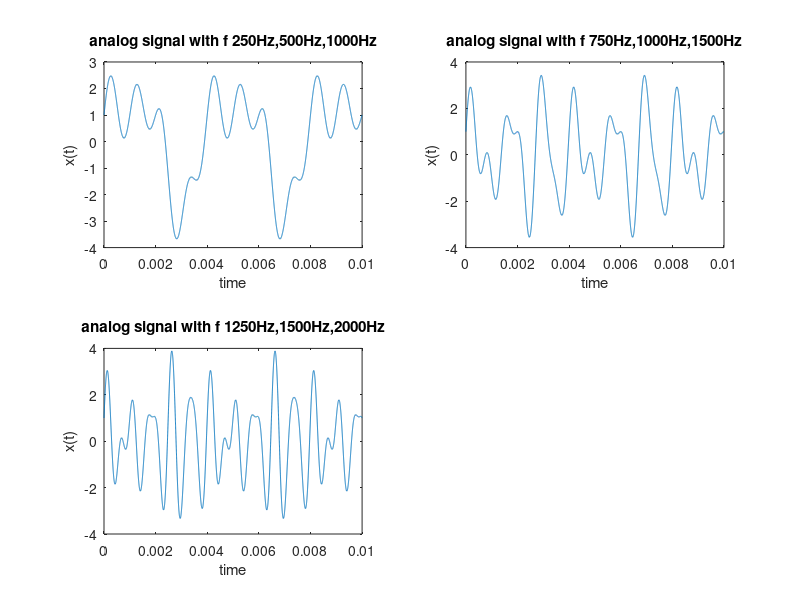
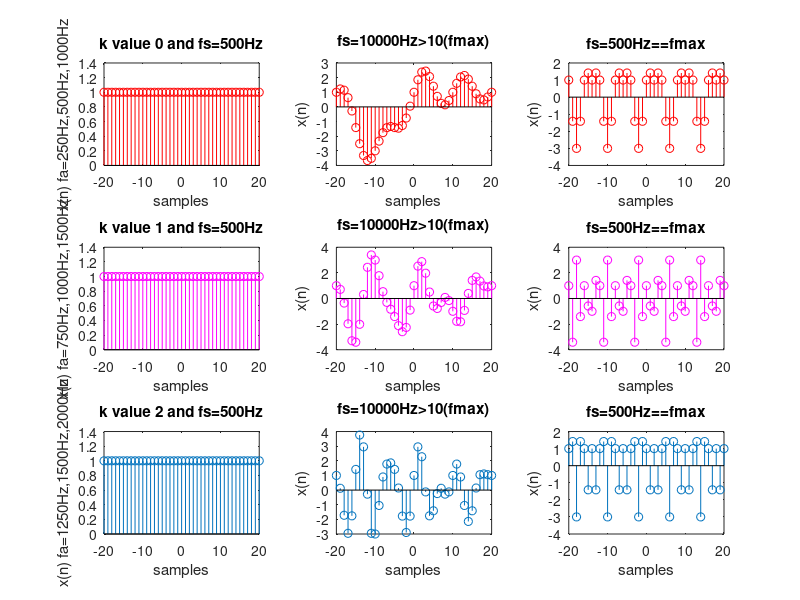

The MATLAB source for these figures, in order:
clc;clear all;close all;

t=0:0.000001:0.0100;
a11=2.*sin(2*pi*t*250);
a12=cos(2*pi*t*500);
a13=sin(2*pi*t*1000);
a=a11+a12+a13;
figure(1)
subplot(2,2,1);
plot(t,a);
xlabel('time');
ylabel('x(t)');
title('analog signal with f 250Hz,500Hz,1000Hz');

b11=2.*sin(2*pi*t*750);
b12=cos(2*pi*t*1000);
b13=sin(2*pi*t*1500);
b=b11+b12+b13;
figure(1)
subplot(2,2,2);
plot(t,b);
xlabel('time');
ylabel('x(t)');
title('analog signal with f 750Hz,1000Hz,1500Hz');

c11=2.*sin(2*pi*t*1250);
c12=cos(2*pi*t*1500);
c13=sin(2*pi*t*2000);
c=c11+c12+c13;
figure(1)
subplot(2,2,3);
plot(t,c);
xlabel('time');
ylabel('x(t)');
title('analog signal with f 1250Hz,1500Hz,2000Hz');



Fs=500;%sampling frequency 500Hz
n=-20:20;
y11=2.*sin(2*pi*n*250/500);%f=fa+kfs =>250+0(500)=250Hz
y12=cos(2*pi*n*500/500);%f=fa+kfs =>500+0(500)=500Hz
y13=sin(2*pi*n*1000/500);%f=fa+kfs =>1000+0(500)=1000Hz
y=y11+y12+y13;
figure(2)
subplot(3,3,1);
stem(n,y,'r');
xlabel('samples');
ylabel('x(n) fa=250Hz,500Hz,1000Hz');
title('k value 0 and fs=500Hz');

z11=2.*sin(2*pi*750*n/500);%f=fa+kfs =>250+1(500)=750Hz
z12=cos(2*pi*1000*n/500);%f=fa+kfs =>500+1(500)=1000Hz
z13=sin(2*pi*1500*n/500);%f=fa+kfs =>1000+1(500)=1500Hz
z=z11+z12+z13;
figure(2)
subplot(3,3,4);
stem(n,z,'m');
xlabel('samples');
ylabel('x(n) fa=750Hz,1000Hz,1500Hz');
title('k value 1 and fs=500Hz');

w11=2.*sin(2*pi*1250*n/500);%f=fa+kfs =>250+2(500)=1250Hz
w12=cos(2*pi*1500*n/500);%f=fa+kfs =>500+2(500)=1500Hz
w13=sin(2*pi*2000*n/500);%f=fa+kfs =>1000+2(500)=2000Hz
w=w11+w12+w13;
figure(2)
subplot(3,3,7);
stem(n,w);
xlabel('samples');
ylabel('x(n) fa=1250Hz,1500Hz,2000Hz');
title('k value 2 and fs=500Hz');

Fs1=10000;%sampling frequency 10000Hz which is 10times greater than fmax
yy11=2.*sin(2*pi*n*250/Fs1);
yy12=cos(2*pi*n*500/Fs1);
yy13=sin(2*pi*n*1000/Fs1);
yy=yy11+yy12+yy13;
figure(2)
subplot(3,3,2);
stem(n,yy,'r');
xlabel('samples');
ylabel('x(n)');
title('fs=10000Hz>10(fmax)');

zz11=2.*sin(2*pi*750*n/Fs1);
zz12=cos(2*pi*1000*n/Fs1);
zz13=sin(2*pi*1500*n/Fs1);
zz=zz11+zz12+zz13;
figure(2)
subplot(3,3,5);
stem(n,zz,'m');
xlabel('samples');
ylabel('x(n)');
title('fs=10000Hz>10(fmax)');

ww11=2.*sin(2*pi*1250*n/Fs1);
ww12=cos(2*pi*1500*n/Fs1);
ww13=sin(2*pi*2000*n/Fs1);
ww=ww11+ww12+ww13;
figure(2)
subplot(3,3,8);
stem(n,ww);
xlabel('samples');
ylabel('x(n)');
title('fs=10000Hz>10(fmax)');

Fs2=2000;%sampling frequency 2000Hz which is equal to fmax
v11=2.*sin(2*pi*n*250/2000);
v12=cos(2*pi*n*500/2000);
v13=sin(2*pi*n*1000/2000);
v=v11+v12+v13;
figure(2)
subplot(3,3,3);
stem(n,v,'r');
xlabel('samples');
ylabel('x(n)');
title('fs=500Hz==fmax');

zzz11=2.*sin(2*pi*750*n/Fs2);
zzz12=cos(2*pi*1000*n/Fs2);
zzz13=sin(2*pi*1500*n/Fs2);
zzz=zzz11+zzz12+zzz13;
figure(2)
subplot(3,3,6);
stem(n,zzz,'m');
xlabel('samples');
ylabel('x(n)');
title('fs=500Hz==fmax');

www11=2.*sin(2*pi*1250*n/Fs2);
www12=cos(2*pi*1500*n/Fs2);
www13=sin(2*pi*2000*n/Fs2);
www=www11+www12+www13;
figure(2)
subplot(3,3,9);
stem(n,www);
xlabel('samples');
ylabel('x(n)');
title('fs=500Hz==fmax');